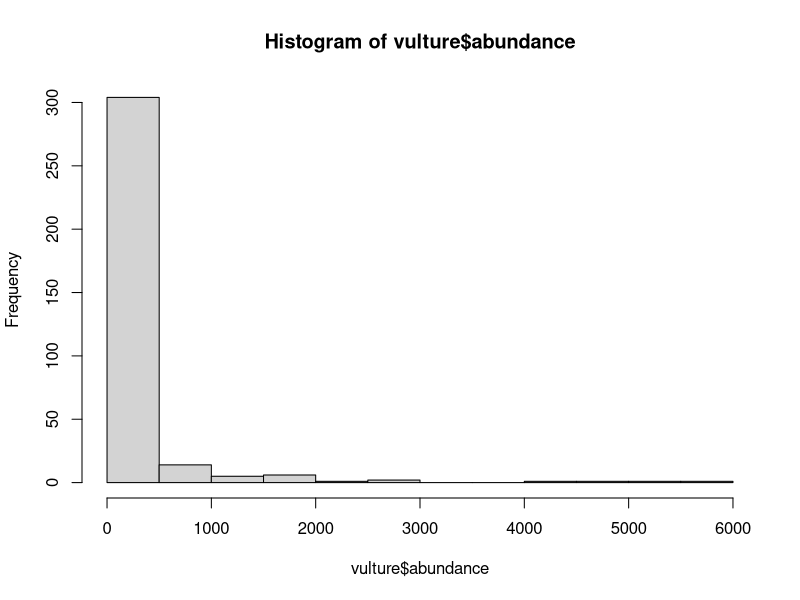
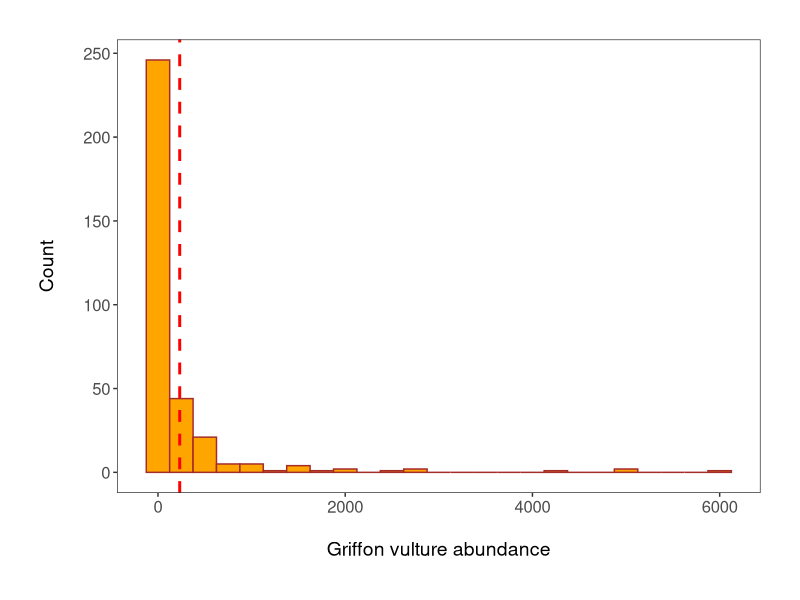
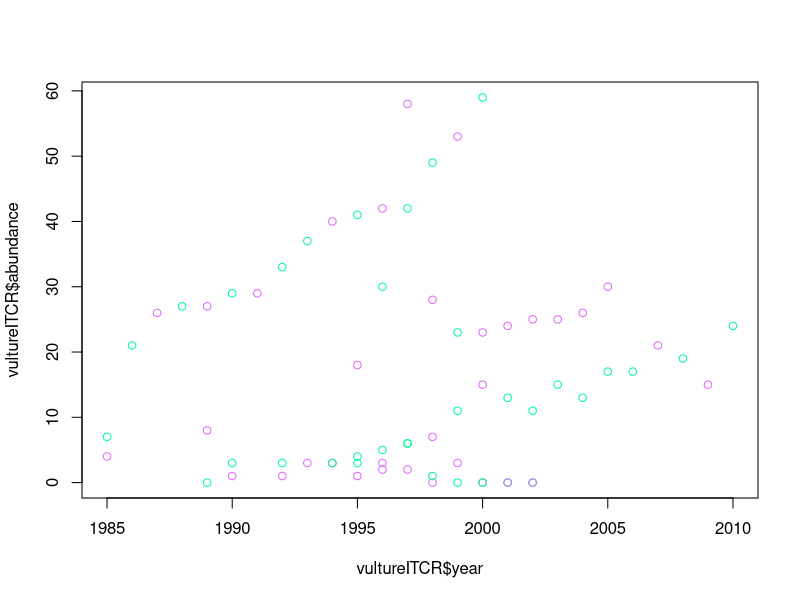
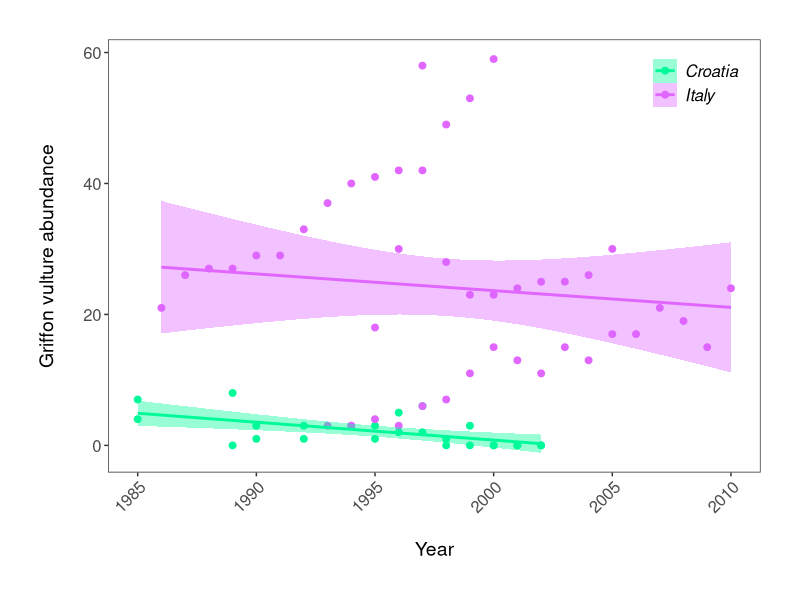
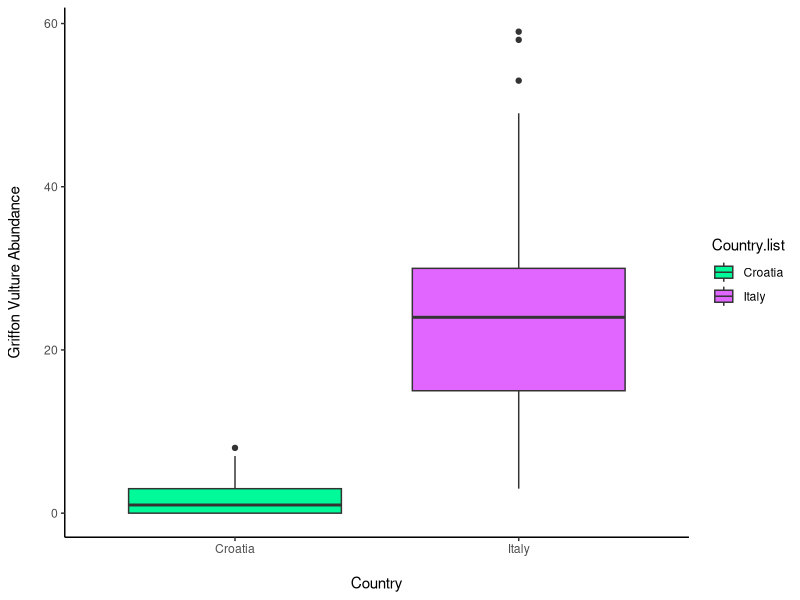
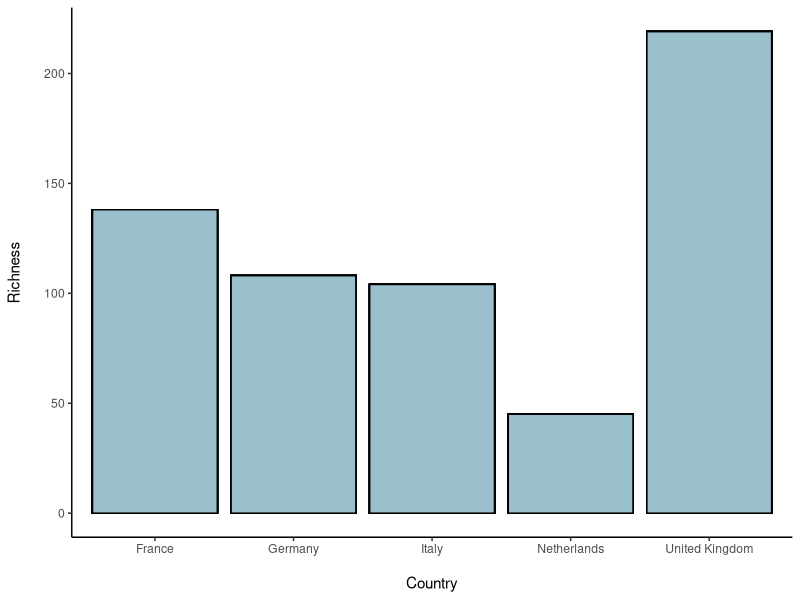
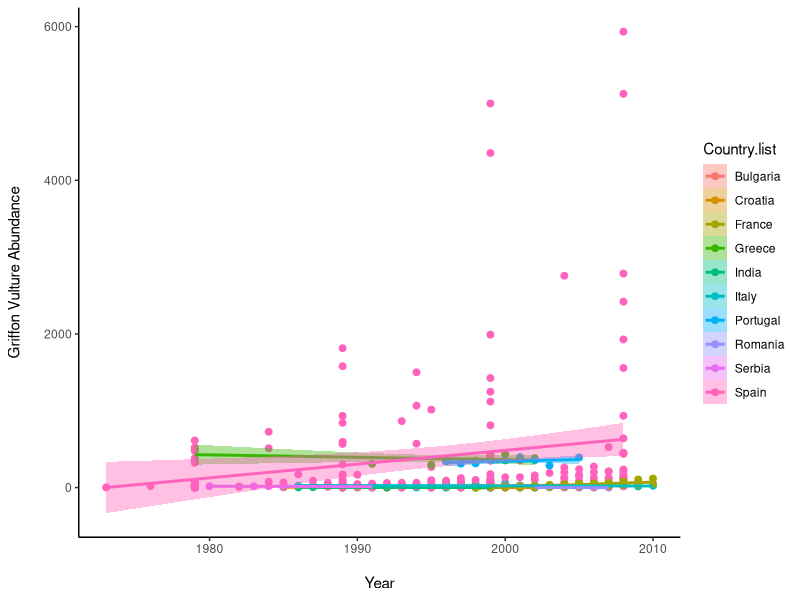
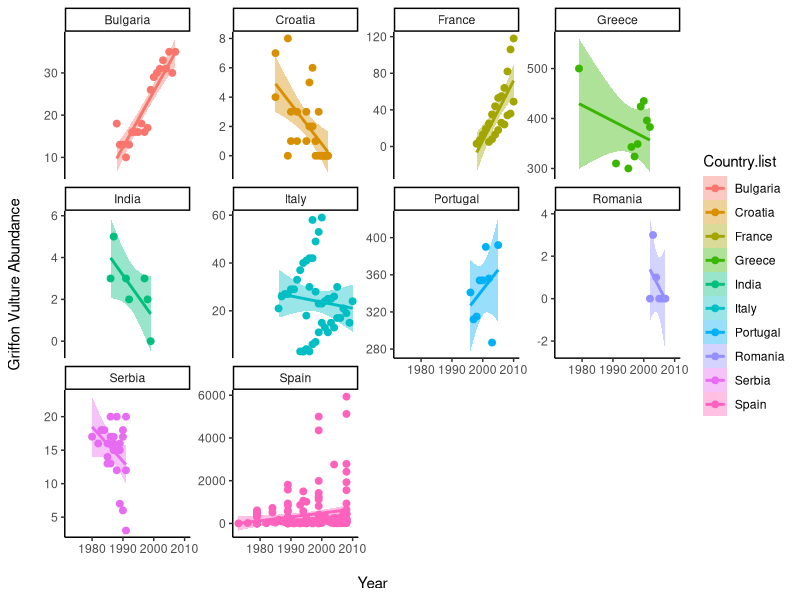

The R source for these figures, in order:
library(here)
library(tidyr)
library(dplyr)
library(ggplot2)
library(readr)
library(gridExtra)

LPI <- read.csv(here::here("Nov_23_ggplot/CC", "LPIdata_CC.csv"))

LPI2 <- gather(LPI, "year", "abundance", 9:53)
View(LPI2)
#parse_number gets rid of the X that is before each date 
LPI2$year <- parse_number(LPI2$year)

LPI2$abundance <- as.numeric(LPI2$abundance)
unique(LPI2$Common.Name)

vulture <- filter(LPI2, Common.Name == "Griffon vulture / Eurasian griffon")
head(vulture)

vulture <- na.omit(vulture)

#ready to plot! 

hist(vulture$abundance)

(vulture_hist <- ggplot(vulture, aes(x = abundance))+
    geom_histogram(binwidth = 250, color = "brown", fill= "orange") +
    geom_vline(aes(xintercept = mean(abundance)), color = "red", linetype = "dashed", size = 1) +
    theme_bw() +
    labs(y = "Count\n", x = "\nGriffon vulture abundance") +
    theme(axis.text = element_text(size = 12),                          # Changing font size of axis labels and title
          axis.title = element_text(size = 14, face = "plain"),       # face="plain" is the default, you can change it to italic, bold, etc. 
          panel.grid = element_blank(),                                 # Removing the grey grid lines
          plot.margin = unit(c(1,1,1,1), units = , "cm")))


#install.packages("colourpicker")

#whereever your curser is, when you click colour picker colours and press DONE it will add the hex codes 
c("#FF7F00", "#00FA9A", "#E066FF")

vultureITCR <- filter(vulture, Country.list %in% c("Croatia", "Italy"))

plot(vultureITCR$year, vultureITCR$abundance, col = c("#00FA9A", "#E066FF"))

(vulture_scatter <- ggplot(vultureITCR, aes (x = year, y = abundance, colour = Country.list)) +
    geom_point(size = 2) +                                               # Changing point size
    geom_smooth(method = "lm", aes(fill = Country.list)) +               # Adding linear model fit, colour-code by country
    theme_bw() +
    scale_fill_manual(values = c("#00FA9A", "#E066FF")) +                # Adding custom colours for solid geoms (ribbon)
    scale_colour_manual(values = c("#00FA9A", "#E066FF"),                # Adding custom colours for lines and points
                        labels = c("Croatia", "Italy")) +                # Adding labels for the legend
    ylab("Griffon vulture abundance\n") +                             
    xlab("\nYear")  +
    theme(axis.text.x = element_text(size = 12, angle = 45, vjust = 1, hjust = 1),     # making the years at a bit of an angle
          axis.text.y = element_text(size = 12),
          axis.title = element_text(size = 14, face = "plain"),                        
          panel.grid = element_blank(),                                   # Removing the background grid lines               
          plot.margin = unit(c(1,1,1,1), units = , "cm"),                 # Adding a 1cm margin around the plot
          legend.text = element_text(size = 12, face = "italic"),         # Setting the font for the legend text
          legend.title = element_blank(),                                 # Removing the legend title
          legend.position = c(0.9, 0.9)))                                 # Setting legend position - 0 is left/bottom, 1 is top/right



(vulture_boxplot <- ggplot(vultureITCR, aes(Country.list, abundance)) +
    geom_boxplot(aes(fill = Country.list)) +
    theme_classic() +
    scale_fill_manual(values = c("#00FA9A", "#E066FF")) +              
    scale_colour_manual(values = c("#00FA9A", "#E066FF")) +
    xlab("\nCountry") + ylab("Griffon Vulture Abundance\n"))

richness <- LPI2 %>% filter(Country.list %in% c("United Kingdom", "Germany", "France", "Netherlands", "Italy")) %>%
  group_by(Country.list) %>% mutate(Richness = length(unique(Common.Name)))
  
(richness_barplot <- ggplot(richness, aes(Country.list, Richness)) +
    geom_bar(position = position_dodge(), stat = "identity", color = "black", fill = ("#9AC0CD")) +
    xlab("\nCountry") + ylab("Richness\n") +
   theme_classic())

#this plot is very ugly- add a facet wrap to be able to see all the countries 
(vulture_scatter_all <- ggplot(vulture, aes(year, abundance, color = Country.list)) +
    geom_point(size = 2) +
    geom_smooth(method = "lm", aes(fill = Country.list)) +
    theme_classic() +
    xlab("\nYear") + ylab("Griffon Vulture Abundance\n"))  

#use a facet wrap to create a plot for each country
(vulture_scatter_facet <- ggplot(vulture, aes(year, abundance, color = Country.list)) +
    geom_point(size = 2) +
    geom_smooth(method = "lm", aes(fill = Country.list)) +
    theme_classic() +
    xlab("\nYear") + ylab("Griffon Vulture Abundance\n") +
    facet_wrap(~Country.list, scales = "free_y"))  


grid.arrange(vulture_hist, vulture_scatter, vulture_boxplot, ncol = 1) 

(panel <- grid.arrange(
  vulture_hist + ggtitle("A") + ylab("Count") + xlab("Abundance") + 
    theme(plot.margin = unit(c(0.2,0.2,0.2,0.2), unit = "cm")),
  vulture_boxplot + ggtitle("B") + ylab("Abundance") + xlab("Country") + 
    theme(plot.margin = unit(c(0.2,0.2,0.2,0.2), unit = "cm")),
  vulture_scatter + ggtitle("C") + ylab("Abundance") + xlab("Year") + 
    theme(plot.margin = unit(c(0.2,0.2,0.2,0.2), unit = "cm")) +
    theme(legend.text = element_text(size = 12, face = "italic"),     
          legend.title = element_blank(),                                   
          legend.position = c(0.85, 0.85)), # changing the legend position so that it fits within the panel
  
  ncol = 1)) # ncol determines how many columns you have)

#saving your plot as a file on your computer 
ggsave(panel, file = here::here("Nov_23_ggplot", "vultureplot.png"), width = 5, height = 12)
